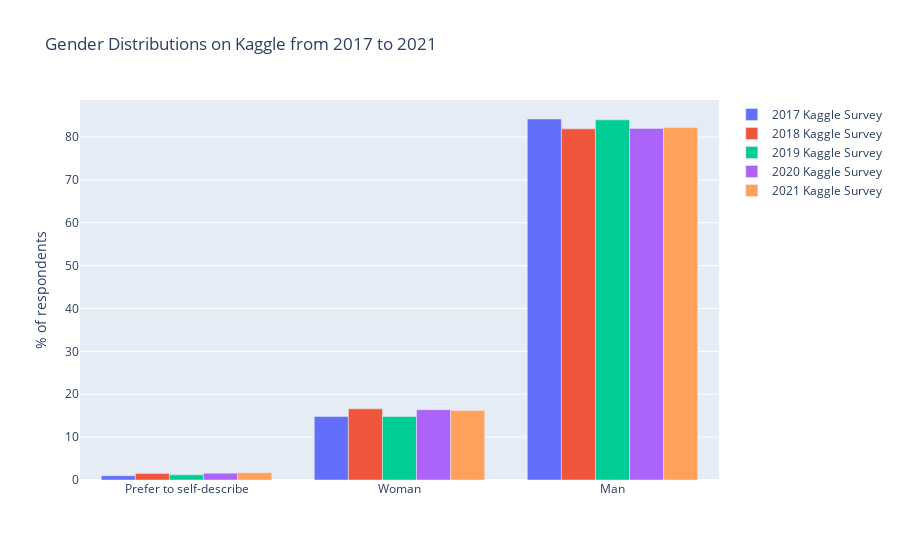

The notebook cell this image was saved under:
### Code cell
responses_df_2017['GenderSelect'].replace(['Male'], 'Man',inplace=True)
responses_df_2017['GenderSelect'].replace(['Female'], 'Woman',inplace=True)
responses_df_2017['GenderSelect'].replace(['A different identity','Non-binary, genderqueer, or gender non-conforming'], 'Prefer to self-describe',inplace=True)
responses_df_2017['GenderSelect'].replace(['Non-binary, genderqueer, or gender non-conforming'], 'Nonbinary',inplace=True)
responses_df_2018['Q1'].replace(['Male'], 'Man',inplace=True)
responses_df_2018['Q1'].replace(['Female'], 'Woman',inplace=True)
responses_df_2019['Q2'].replace(['Male'], 'Man',inplace=True)
responses_df_2019['Q2'].replace(['Female'], 'Woman',inplace=True)

responses_df_2017['GenderSelect'].replace(['Nonbinary','Prefer not to say'], 'Prefer to self-describe',inplace=True)
responses_df_2018['Q1'].replace(['Nonbinary','Prefer not to say'], 'Prefer to self-describe',inplace=True)
responses_df_2019['Q2'].replace(['Nonbinary','Prefer not to say'], 'Prefer to self-describe',inplace=True)
responses_df_2020['Q2'].replace(['Nonbinary','Prefer not to say'], 'Prefer to self-describe',inplace=True)
responses_df_2021['Q2'].replace(['Nonbinary','Prefer not to say'], 'Prefer to self-describe',inplace=True)


sorted_percentages_2017 = count_then_return_percent(responses_df_2017,'GenderSelect').iloc[::-1]
sorted_percentages_2018 = count_then_return_percent(responses_df_2018,'Q1').iloc[::-1]
sorted_percentages_2019 = count_then_return_percent(responses_df_2019,'Q2').iloc[::-1]
sorted_percentages_2020 = count_then_return_percent(responses_df_2020,'Q2').iloc[::-1]
sorted_percentages_2021 = count_then_return_percent(responses_df_2021,'Q2').iloc[::-1]

title_for_chart = 'Gender Distributions on Kaggle from 2017 to 2021'
title_for_y_axis = '% of respondents'

fig = go.Figure(data=[
    go.Bar(name='2017 Kaggle Survey', x=pd.Series(sorted_percentages_2017.index), y=pd.Series(sorted_percentages_2017)),
    go.Bar(name='2018 Kaggle Survey', x=pd.Series(sorted_percentages_2018.index), y=pd.Series(sorted_percentages_2018)),
    go.Bar(name='2019 Kaggle Survey', x=pd.Series(sorted_percentages_2019.index), y=pd.Series(sorted_percentages_2019)),
    go.Bar(name='2020 Kaggle Survey', x=pd.Series(sorted_percentages_2020.index), y=pd.Series(sorted_percentages_2020)),
    go.Bar(name='2021 Kaggle Survey', x=pd.Series(sorted_percentages_2021.index), y=pd.Series(sorted_percentages_2021))
           ])
fig.update_layout(barmode='group') 
fig.update_layout(title=title_for_chart,yaxis=dict(title=title_for_y_axis))
fig.show()

### Figure 1 — Plotly figure (JSON) as saved in the notebook; plotly's stock layout.template omitted (floating-point values rounded to 4 significant figures)
{"data": [{"name": "2017 Kaggle Survey", "type": "bar", "x": [null, "Prefer to self-describe", "Woman", "Man"], "y": [0.3, 1.0, 14.8, 84.2]}, {"name": "2018 Kaggle Survey", "type": "bar", "x": ["Prefer to self-describe", "Woman", "Man"], "y": [1.5, 16.6, 81.9]}, {"name": "2019 Kaggle Survey", "type": "bar", "x": ["Prefer to self-describe", "Woman", "Man"], "y": [1.2, 14.8, 84.0]}, {"name": "2020 Kaggle Survey", "type": "bar", "x": ["Prefer to self-describe", "Woman", "Man"], "y": [1.6, 16.4, 82.0]}, {"name": "2021 Kaggle Survey", "type": "bar", "x": ["Prefer to self-describe", "Woman", "Man"], "y": [1.7, 16.2, 82.2]}], "layout": {"barmode": "group", "title": {"text": "Gender Distributions on Kaggle from 2017 to 2021"}, "yaxis": {"title": {"text": "% of respondents"}}}}
